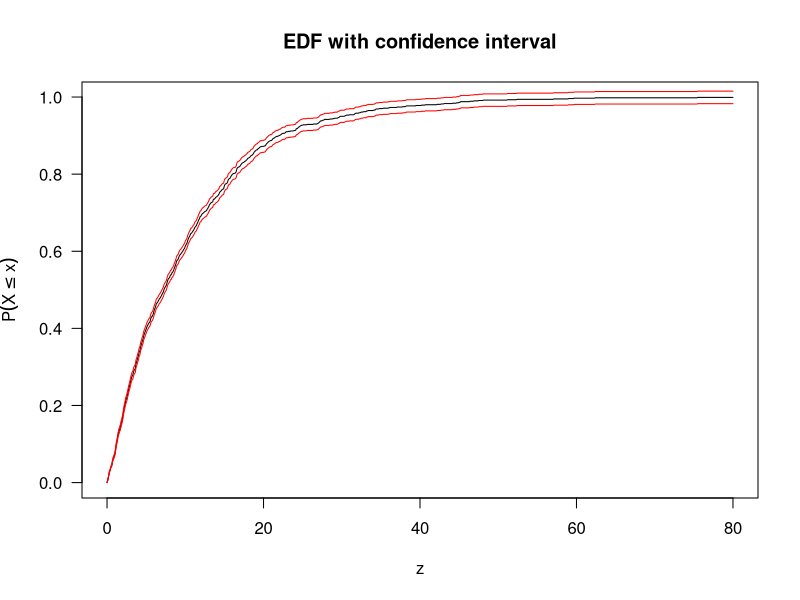
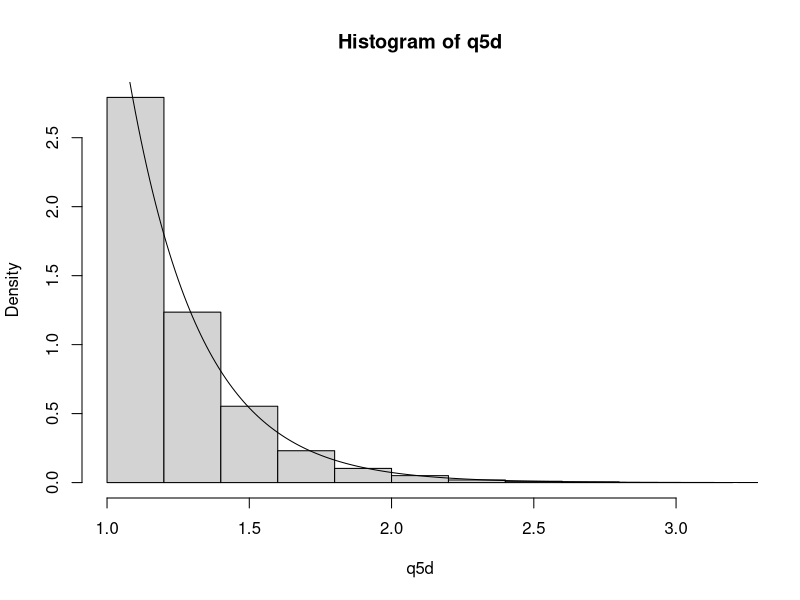

Here is the R script that generated these plots, in order:
## ---- chunk 1
set.seed(904971914)
x<-rexp(n=1000,rate =0.1)
q3e<-ecdf(x)

z <-seq(0,80,0.1)
zy <-q3e(z)
zci<-sqrt((q3e(zy)*(1-q3e(zy)))/1000)*1.96 

plot(x=z,y=zy, ylab = expression(P(X <= x)), main = "EDF with confidence interval",type='l',las = 1)

U<- zy+zci
L<-zy-zci
lines(z,U,col='red')
lines(z,L,col='red')
## ---- chunk 2
q5c <-function(lambda,eta,n){
#This function generates random numbers from the two-parameter exponential distribution.
#lambda and eta are parameters and n specifies how many numbers to generate.
#The function gives a number or a vector of numbers generated from the distribution. 
  x <- runif(n)
  y <- eta-(log(1-x)/lambda)
  y
}
## ---- chunk 3
q5d <-q5c(lambda=4,eta=1,n=10000)
hist(q5d,prob=T)
y<-seq(0,10,0.01)
lines(y,4*exp(-4*(y-1)))
